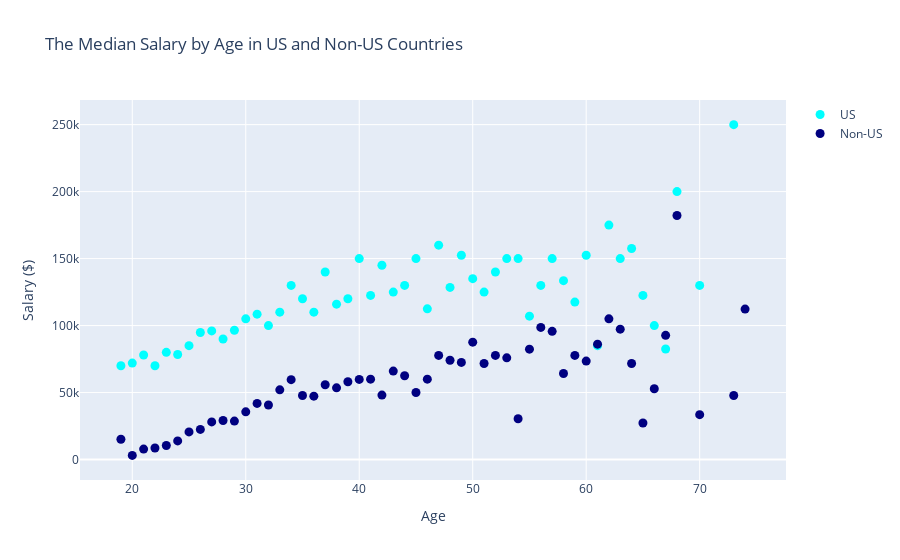

Here is the notebook cell this chart was saved with:
### Markdown cell above
**If you are a newbie, do not be in a hurry about salary, it increases. Learn as many new technologies as possible and be an active member of the data science community.**

**Since there is a big wage gap between US & non-US countries, I analyze them seperately. Do not mix apples & oranges.**

### Code cell
us_group = us_salary.groupby('Age')['Salary'].median().to_frame()
non_us_group = non_us_salary.groupby('Age')['Salary'].median().to_frame()

trace0 = go.Scatter(
    x = non_us_group.index,
    y = us_group['Salary'].round(-2),
    name = 'US',
    mode='markers',
    marker=dict(
        size=9,
        color=('aqua')
    )
)

trace1 = go.Scatter(
    x = non_us_group.index,
    y = non_us_group['Salary'].round(-2),
    name= 'Non-US',
    mode = 'markers',
    marker = dict(
          size=9,
          color=('navy')
    )
)

data = [trace0, trace1]
layout = dict(
    title = 'The Median Salary by Age in US and Non-US Countries',
    xaxis = dict(title = 'Age'),
    yaxis = dict(title = 'Salary ($)')
)

fig = dict(data=data, layout=layout)
fig['layout']['xaxis'].update(dict(title = 'Age', tickfont = dict(size = 12)))
po.iplot(fig)

### Figure 1 — Plotly figure (JSON) as saved in the notebook; plotly's stock layout.template omitted (floating-point values rounded to 4 significant figures)
{"data": [{"marker": {"color": "aqua", "size": 9}, "mode": "markers", "name": "US", "type": "scatter", "x": [19, 20, 21, 22, 23, 24, 25, 26, 27, 28, 29, 30, 31, 32, 33, 34, 35, 36, 37, 38, 39, 40, 41, 42, 43, 44, 45, 46, 47, 48, 49, 50, 51, 52, 53, 54, 55, 56, 57, 58, 59, 60, 61, 62, 63, 64, 65, 66, 67, 68, 70, 73, 74], "y": [70000, 72000, 78000, 70000, 80000, 78400, 85000, 94800, 96000, 90000, 96500, 105000, 108500, 100000, 110000, 130000, 120000, 110000, 140000, 116000, 120000, 150000, 122500, 145000, 125000, 130000, 150000, 112500, 160000, 128500, 152500, 135000, 125000, 140000, 150000, 150000, 107000, 130000, 150000, 133500, 117500, 152500, 85000, 175000, 150000, 157500, 122500, 100000, 82500, 200000, 130000, 250000]}, {"marker": {"color": "navy", "size": 9}, "mode": "markers", "name": "Non-US", "type": "scatter", "x": [19, 20, 21, 22, 23, 24, 25, 26, 27, 28, 29, 30, 31, 32, 33, 34, 35, 36, 37, 38, 39, 40, 41, 42, 43, 44, 45, 46, 47, 48, 49, 50, 51, 52, 53, 54, 55, 56, 57, 58, 59, 60, 61, 62, 63, 64, 65, 66, 67, 68, 70, 73, 74], "y": [15100, 3100, 7800, 8600, 10500, 13900, 20600, 22500, 28100, 29100, 28700, 35600, 41900, 40700, 52000, 59600, 47800, 47300, 55800, 53500, 58100, 59800, 60000, 48100, 66000, 62500, 50000, 60000, 77700, 74100, 72500, 87600, 71700, 77700, 75900, 30400, 82400, 98600, 95700, 64200, 77700, 73500, 86100, 105000, 97300, 71700, 27300, 52800, 92700, 182200, 33500, 47800, 112300]}], "layout": {"title": {"text": "The Median Salary by Age in US and Non-US Countries"}, "xaxis": {"tickfont": {"size": 12}, "title": {"text": "Age"}}, "yaxis": {"title": {"text": "Salary ($)"}}}}
